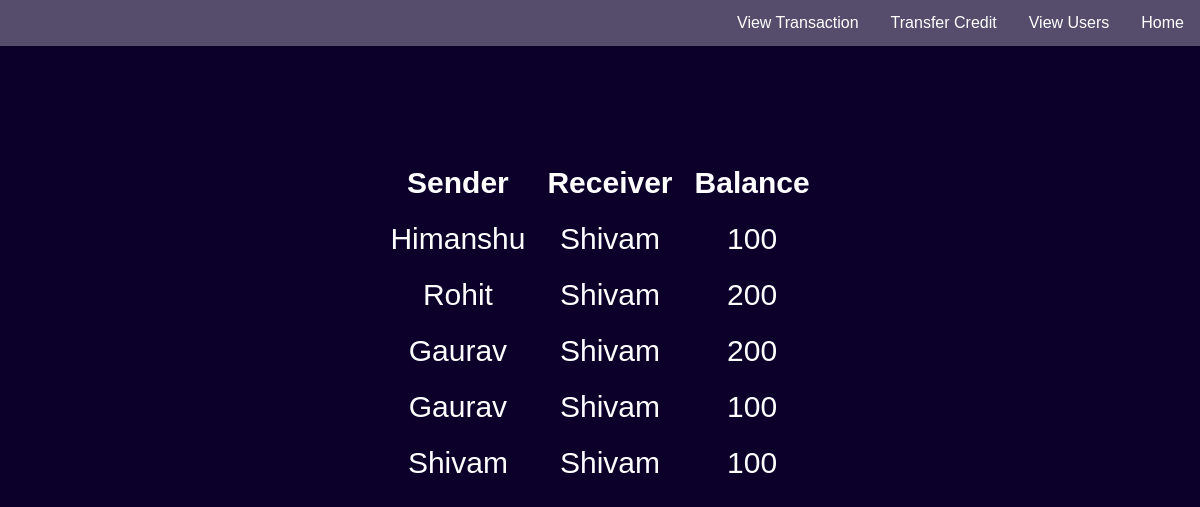
Screenshot of /transactions/ with the database file from the repository.
### creditManage/models.py (models this page shows, shortened)
class transaction(models.Model):
	trac_from=models.CharField(max_length=32)
	trac_to=models.CharField(max_length=32)
	credit=models.IntegerField()

### creditManage/views.py (the view)
# urls.py: url(r'^transactions/',views.view_trans,name='transactions'),
def view_trans(request):
	all_entries=transaction.objects.all()
	detail_send={"data":all_entries}
	return render(request,'creditManage/view_trans.html',detail_send)

### creditManage/templates/creditManage/view_trans.html (shortened to what this page needs)
{% load staticfiles %}
<!DOCTYPE html>
<html>
<head>
	<link rel="stylesheet" type="text/css" href="{% static 'css/index.css' %}">
	<link rel="stylesheet" type="text/css" href="{% static 'css/style.css' %}">
</head>
<body>
<ul>
	<li>
		<a class="active"
			href="/">Home
		</a>
	</li>
	<li>
		<a class="active"
			href="/users">View Users
		</a>
	</li>
	<li>
		<a class="active"
			href="/transfer">Transfer Credit
		</a>
	</li>
	<li>
		<a class="active"
			href="/transactions">View Transaction
		</a>
	</li>
</ul>
<br><br><br><br><br><br>
<table style="font-size: 30px; color: white;" align="center">
	<tr>
		<th style="padding: 10px;" align="center">Sender</th>
		<th style="padding: 10px;" align="center">Receiver</th>
		<th style="padding: 10px;" align="center">Balance</th>
	</tr>
	{% for val in data %}
	<tr>
		{% if val %}
		<td style="padding: 10px;" align="center">{{ val.trac_from }}</td>
		<td style="padding: 10px;" align="center">{{ val.trac_to }}</td>
		<td style="padding: 10px;" align="center">{{ val.credit }}</td>
		{% endif %}
	</tr>
	{% endfor %}
</body>
</html>

### creditManage/static/css/index.css (style rules this page uses)
ul { list-style-type: none; margin: 0; padding: 0; overflow: hidden; background-color: rgba(255,255,255,0.3); }
li { float: right; }
li a { display: block; color: white; text-align: center; padding: 14px 16px; text-decoration: none; }
body { size: 100%; }

### creditManage/static/css/style.css (style rules this page uses)
body { margin: 0; padding: 0; background: #0c002b; font-family: sans-serif; }

### creditManage/templates/creditManage/view_trans.html (style rules this page uses)
ul { list-style-type: none; margin: 0; padding: 0; overflow: hidden; background-color: rgba(255,255,255,0.3); }
li { float: right; }
li a { display: block; color: white; text-align: center; padding: 14px 16px; text-decoration: none; }

### rows the page displays
transaction: trac_from "Himanshu", trac_to "Shivam", credit "100"
transaction: trac_from "Rohit", trac_to "Shivam", credit "200"
transaction: trac_from "Gaurav", trac_to "Shivam", credit "200"
transaction: trac_from "Gaurav", trac_to "Shivam", credit "100"
transaction: trac_from "Shivam", trac_to "Shivam", credit "100"
